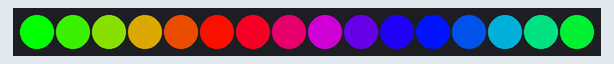
Bench run of a sketch on a simulated Arduino Uno, built with avr-gcc and run on an emulated ATmega328P. Shown: 16 RGB LEDs in strip order, left to right.

Above: at 0.16 s.
At 4.3 s:
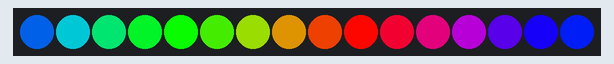
At 10.03 s:
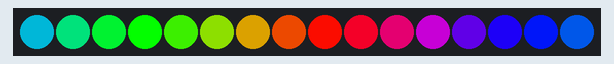
At 19.91 s:
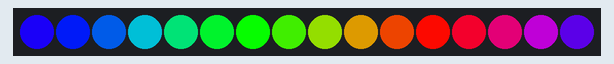
At 31.89 s:
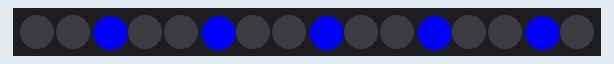
At 39.55 s:
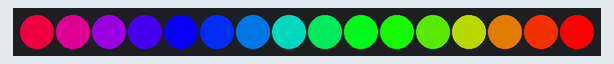

The sketch:

Ring-test.ino
```cpp
//---------------- Ring test -----------------------
#include <Adafruit_NeoPixel.h>

#define PIN            12  // Define the pin connected to your Neopixel data input
#define NUMPIXELS      16  // Define the number of Neopixels in your strip

Adafruit_NeoPixel strip = Adafruit_NeoPixel(NUMPIXELS, PIN, NEO_GRB + NEO_KHZ800);

void setup() {
  strip.begin();
  strip.show(); // Initialize all pixels to 'off'
}

void loop() {
  // Test pattern: Rainbow Cycle
  rainbowCycle(20);

  // Test pattern: Theater Chase
  theaterChase(0xFF, 0x00, 0x00, 50); // Red
  theaterChase(0x00, 0xFF, 0x00, 50); // Green
  theaterChase(0x00, 0x00, 0xFF, 50); // Blue
}

// Fill the dots one after the other with a color
void colorWipe(uint32_t color, int wait) {
  for(int i=0; i<strip.numPixels(); i++) {
    strip.setPixelColor(i, color);
    strip.show();
    delay(wait);
  }
}

// Slightly different, this makes the rainbow equally distributed throughout
void rainbowCycle(int wait) {
  uint16_t i, j;

  for(j=0; j<256*5; j++) { // 5 cycles of all colors on wheel
    for(i=0; i< strip.numPixels(); i++) {
      strip.setPixelColor(i, Wheel(((i * 256 / strip.numPixels()) + j) & 255));
    }
    strip.show();
    delay(wait);
  }
}

//Theatre-style crawling lights
void theaterChase(uint8_t r, uint8_t g, uint8_t b, int wait) {
  for(int j=0; j<10; j++) {  // Repeat 10 times
    for(int q=0; q < 3; q++) {
      for(int i=0; i < strip.numPixels(); i=i+3) {
        strip.setPixelColor(i+q, r, g, b);  // Turn every third pixel on
      }
      strip.show();

      delay(wait);

      for(int i=0; i < strip.numPixels(); i=i+3) {
        strip.setPixelColor(i+q, 0,0,0);      // Turn every third pixel off
      }
    }
  }
}

// Input a value 0 to 255 to get a color value.
// The colours are a transition r - g - b - back to r.
uint32_t Wheel(byte WheelPos) {
  if(WheelPos < 85) {
    return strip.Color(WheelPos * 3, 255 - WheelPos * 3, 0);
  } else if(WheelPos < 170) {
    WheelPos -= 85;
    return strip.Color(255 - WheelPos * 3, 0, WheelPos * 3);
  } else {
    WheelPos -= 170;
    return strip.Color(0, WheelPos * 3, 255 - WheelPos * 3);
  }
}
```
